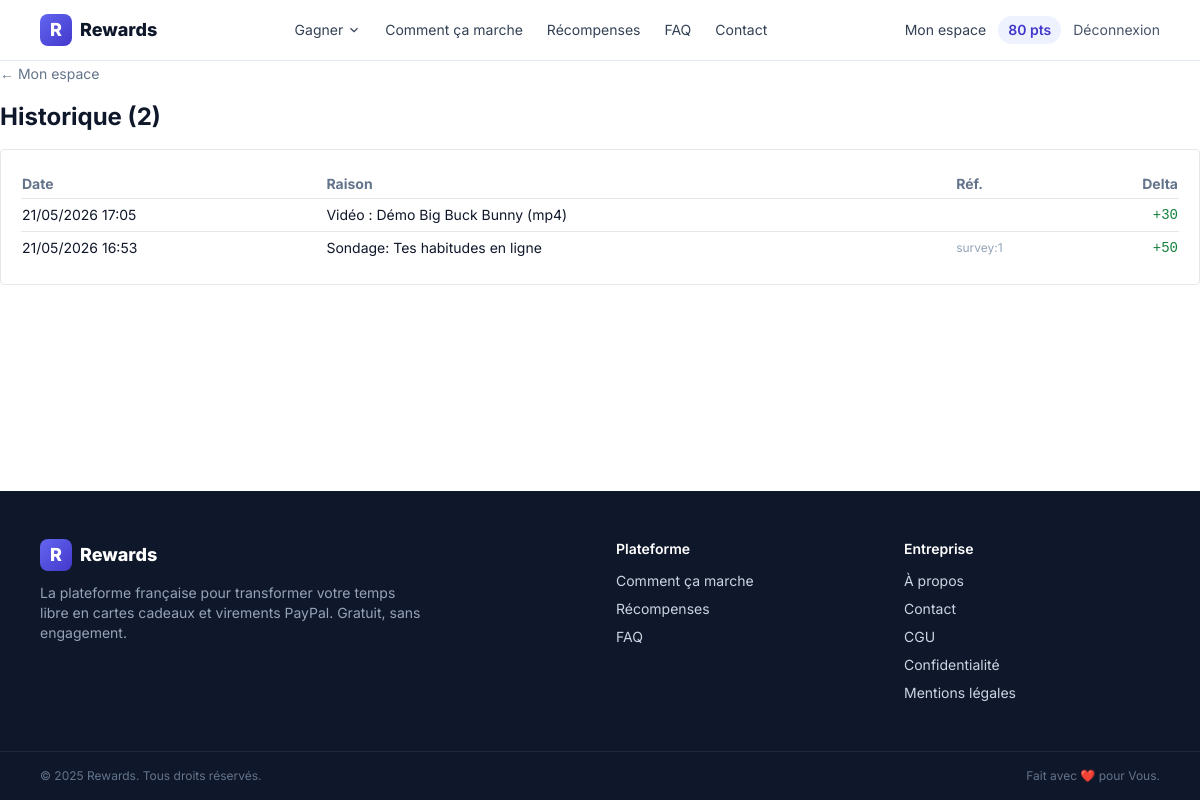
The page /me/history (signed in) on the database its author committed.
### models.py (models this page shows, shortened)
class User(UserMixin, db.Model):
    __tablename__ = "users"
    id = db.Column(db.Integer, primary_key=True)
    email = db.Column(db.String(255), unique=True, nullable=False, index=True)
    password_hash = db.Column(db.String(255), nullable=False)
    points_balance = db.Column(db.Integer, default=0, nullable=False)
    referral_code = db.Column(db.String(16), unique=True, default=_gen_referral_code, nullable=False)
    referred_by_id = db.Column(db.Integer, db.ForeignKey("users.id"), nullable=True)
    paypal_email = db.Column(db.String(255), nullable=True)
    is_admin = db.Column(db.Boolean, default=False, nullable=False)
    created_at = db.Column(db.DateTime, default=datetime.utcnow, nullable=False)
    transactions = db.relationship("PointTransaction", backref="user", lazy="dynamic")
    completions = db.relationship("Completion", backref="user", lazy="dynamic")
    withdrawals = db.relationship("Withdrawal", backref="user", lazy="dynamic")

class PointTransaction(db.Model):
    __tablename__ = "point_transactions"
    id = db.Column(db.Integer, primary_key=True)
    user_id = db.Column(db.Integer, db.ForeignKey("users.id"), nullable=False)
    delta = db.Column(db.Integer, nullable=False)  # + ou -
    reason = db.Column(db.String(255), nullable=False)
    reference = db.Column(db.String(100), nullable=True)
    created_at = db.Column(db.DateTime, default=datetime.utcnow)

### dashboard/routes.py (the view)
@dashboard_bp.route("/history")
@login_required
def history():
    page = max(int(request.args.get("page", 1)), 1)
    per_page = 25
    q = (PointTransaction.query
         .filter_by(user_id=current_user.id)
         .order_by(PointTransaction.created_at.desc()))
    total = q.count()
    txs = q.offset((page - 1) * per_page).limit(per_page).all()
    has_next = page * per_page < total
    return render_template("dashboard/history.html",
                           txs=txs, page=page, has_next=has_next, total=total)

### platforms/registry.py (called while the page is built)
def all_platforms(include_disabled: bool = False):
    return [p for p in PLATFORMS if include_disabled or p["enabled"]]

### templates/dashboard/history.html (shortened to what this page needs)
{% extends "base.html" %}
{% block content %}
<a href="{{ url_for('dashboard.home') }}" class="text-sm text-slate-500 hover:underline">← Mon espace</a>
<h1 class="text-2xl font-bold my-4">Historique ({{ total }})</h1>
<div class="bg-white border rounded p-5">
  <table class="w-full text-sm">
    <thead class="text-left text-slate-500">
      <tr><th class="py-1">Date</th><th>Raison</th><th>Réf.</th><th class="text-right">Delta</th></tr>
    </thead>
    <tbody>
      {% for tx in txs %}
        <tr class="border-t">
          <td class="py-1.5">{{ tx.created_at.strftime('%d/%m/%Y %H:%M') }}</td>
          <td>{{ tx.reason }}</td>
          <td class="text-slate-400 text-xs">{{ tx.reference or '' }}</td>
          <td class="text-right font-mono {% if tx.delta > 0 %}text-green-700{% elif tx.delta < 0 %}text-red-700{% else %}text-slate-500{% endif %}">
            {{ '%+d' % tx.delta }}
          </td>
        </tr>
      {% else %}
        <tr><td colspan="4" class="py-3 text-slate-500">Rien à afficher.</td></tr>
      {% endfor %}
    </tbody>
  </table>
</div>
{% endblock %}

### templates/base.html (shortened to what this page needs)
<!doctype html>
<html lang="fr">
<head>
  <script src="https://cdn.tailwindcss.com"></script>
</head>
<body class="bg-white text-slate-900 min-h-screen flex flex-col">
<header class="bg-white/90 backdrop-blur border-b border-slate-200 sticky top-0 z-40">
  <div class="max-w-6xl mx-auto px-4 py-3 flex items-center justify-between">
    <a href="{{ url_for('index') }}" class="flex items-center gap-2 font-extrabold text-lg">
      <span class="inline-flex w-8 h-8 rounded-lg bg-gradient-to-br from-brand-500 to-brand-700 text-white items-center justify-center">R</span>
      <span>Rewards</span>
    </a>
    <nav class="hidden md:flex items-center gap-6 text-sm">
      <div class="relative group">
        <button class="text-slate-700 hover:text-brand-700 inline-flex items-center gap-1 py-2">
          Gagner
          <svg width="14" height="14" viewBox="0 0 24 24" fill="none" stroke="currentColor" stroke-width="2"><path d="M6 9l6 6 6-6"/></svg>
        </button>
      </div>
      <a href="{{ url_for('pages.how_it_works') }}" class="text-slate-700 hover:text-brand-700">Comment ça marche</a>
      <a href="{{ url_for('pages.rewards') }}" class="text-slate-700 hover:text-brand-700">Récompenses</a>
      <a href="{{ url_for('pages.faq') }}" class="text-slate-700 hover:text-brand-700">FAQ</a>
      <a href="{{ url_for('pages.contact') }}" class="text-slate-700 hover:text-brand-700">Contact</a>
    </nav>
    <div class="hidden md:flex items-center gap-3 text-sm">
      {% if current_user.is_authenticated %}
        <a href="{{ url_for('dashboard.home') }}" class="text-slate-700 hover:text-brand-700">Mon espace</a>
        <a href="{{ url_for('dashboard.home') }}" class="px-2.5 py-1 rounded-full bg-brand-50 text-brand-700 font-semibold">{{ current_user.points_balance }} pts</a>
        <a href="{{ url_for('auth.logout') }}" class="text-slate-600 hover:text-brand-700">Déconnexion</a>
      {% else %}
        <a href="{{ url_for('auth.login') }}" class="text-slate-700 hover:text-brand-700">Connexion</a>
        <a href="{{ url_for('auth.signup') }}" class="bg-brand-600 text-white px-4 py-2 rounded-lg font-semibold hover:bg-brand-700 shadow-sm">Commencer gratuitement</a>
      {% endif %}
    </div>
  </div>
</header>
<main class="flex-1">
  {% block content %}{% endblock %}
</main>
{% include 'partials/footer.html' %}
</body>
</html>

### templates/base.html (style rules this page uses)
body { font-family: 'Inter', system-ui, sans-serif; }

### rows shown on the page
User: points_balance "80"
PointTransaction: created_at "21/05/2026 17:05", reason "Vidéo : Démo Big Buck Bunny (mp4)", delta "+30"
PointTransaction: created_at "21/05/2026 16:53", reason "Sondage: Tes habitudes en ligne", reference "survey:1", delta "+50"

### other values the page prints
{{ total }} "2"
